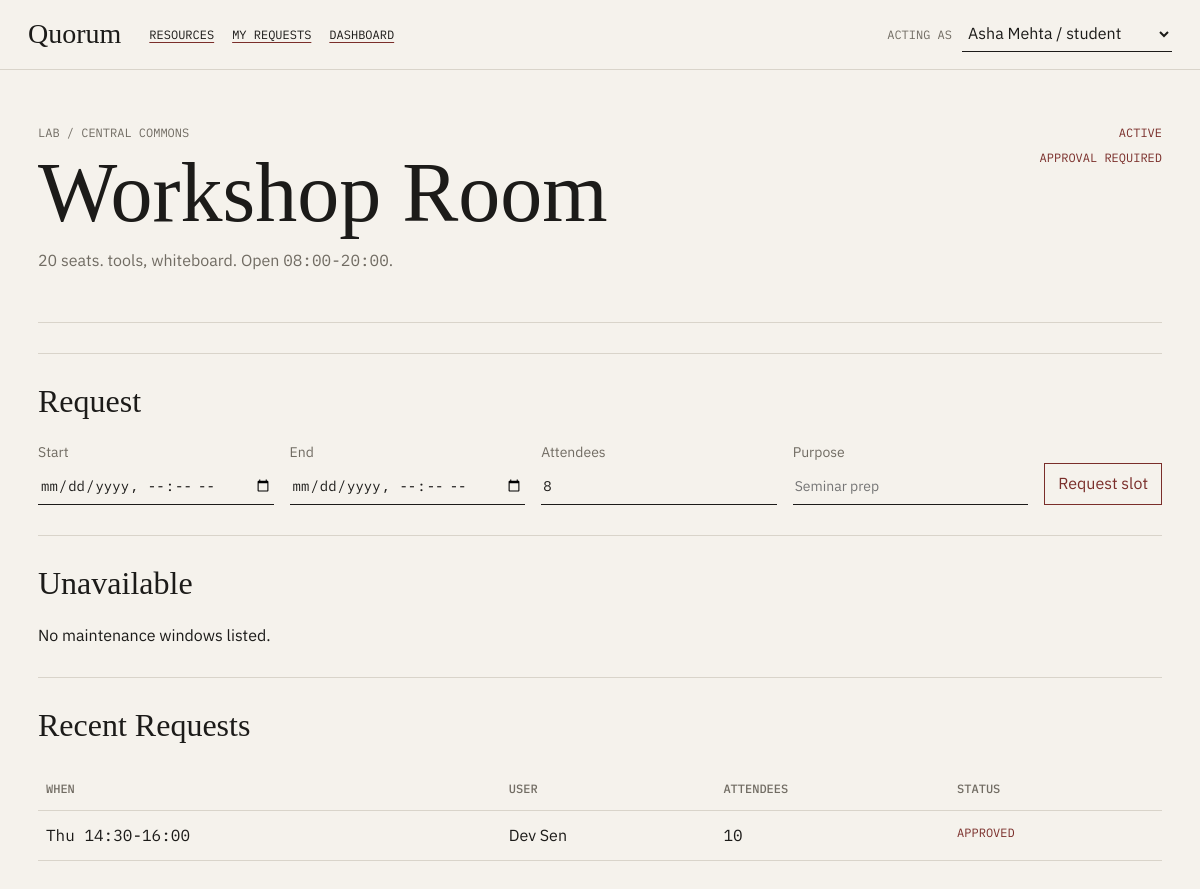
The app's page /resources/24 with its own data.
### app/models.py (models this page shows)
class Resource(Base):
    __tablename__ = "resources"
    id: Mapped[int] = mapped_column(Integer, primary_key=True)
    name: Mapped[str] = mapped_column(String(120), nullable=False)
    type: Mapped[str] = mapped_column(String(40), nullable=False)
    zone_id: Mapped[int] = mapped_column(ForeignKey("zones.id"), nullable=False)
    capacity: Mapped[int] = mapped_column(Integer, nullable=False)
    equipment: Mapped[list[str]] = mapped_column(JSON, nullable=False, default=list)
    requires_approval: Mapped[bool] = mapped_column(Boolean, nullable=False, default=False)
    status: Mapped[str] = mapped_column(String(30), nullable=False, default="active")
    open_time: Mapped[time] = mapped_column(Time, nullable=False)
    close_time: Mapped[time] = mapped_column(Time, nullable=False)
    zone: Mapped[Zone] = relationship(back_populates="resources")
    unavailability: Mapped[list["Unavailability"]] = relationship(
        back_populates="resource", cascade="all, delete-orphan"
    )
    requests: Mapped[list["Request"]] = relationship(back_populates="resource")

class Zone(Base):
    __tablename__ = "zones"
    id: Mapped[int] = mapped_column(Integer, primary_key=True)
    name: Mapped[str] = mapped_column(String(120), nullable=False)
    building: Mapped[str] = mapped_column(String(120), nullable=False)
    floor: Mapped[str] = mapped_column(String(40), nullable=False)
    resources: Mapped[list["Resource"]] = relationship(back_populates="zone")

class Request(Base):
    __tablename__ = "requests"
    id: Mapped[int] = mapped_column(Integer, primary_key=True)
    user_id: Mapped[int] = mapped_column(ForeignKey("users.id"), nullable=False)
    resource_id: Mapped[int] = mapped_column(ForeignKey("resources.id"), nullable=False)
    start: Mapped[datetime] = mapped_column(DateTime, nullable=False)
    end: Mapped[datetime] = mapped_column(DateTime, nullable=False)
    attendees: Mapped[int] = mapped_column(Integer, nullable=False)
    purpose: Mapped[str] = mapped_column(Text, nullable=False)
    status: Mapped[str] = mapped_column(String(30), nullable=False)
    decided_by: Mapped[int | None] = mapped_column(ForeignKey("users.id"), nullable=True)
    decided_at: Mapped[datetime | None] = mapped_column(DateTime, nullable=True)
    rejection_note: Mapped[str | None] = mapped_column(Text, nullable=True)
    created_at: Mapped[datetime] = mapped_column(DateTime, default=datetime.utcnow, nullable=False)
    user: Mapped[User] = relationship(foreign_keys=[user_id])
    decider: Mapped[User | None] = relationship(foreign_keys=[decided_by])
    resource: Mapped[Resource] = relationship(back_populates="requests")
    slots: Mapped[list["BookingSlot"]] = relationship(
        back_populates="request", cascade="all, delete-orphan"
    )

class User(Base):
    __tablename__ = "users"
    id: Mapped[int] = mapped_column(Integer, primary_key=True)
    name: Mapped[str] = mapped_column(String(120), nullable=False)
    role: Mapped[str] = mapped_column(String(30), nullable=False, default="student")

### app/main.py (the view)
@app.get("/resources/{resource_id}")
def resource_detail(resource_id: int, web_request: WebRequest, db: Session = Depends(get_db)):
    resource = db.scalars(
        select(Resource)
        .where(Resource.id == resource_id)
        .options(joinedload(Resource.zone), joinedload(Resource.unavailability))
    ).unique().first()
    if not resource:
        raise HTTPException(status_code=404)
    recent = db.scalars(
        select(Request)
        .where(Request.resource_id == resource_id)
        .options(joinedload(Request.user))
        .order_by(Request.start.desc())
        .limit(12)
    ).all()
    return render(
        web_request,
        "resource_detail.html",
        {"resource": resource, "recent": recent, "today": datetime.now().date()},
        db,
    )

### app/templates/resource_detail.html (shortened to what this page needs)
{% extends "base.html" %}
{% block content %}
<section class="page-head split">
  <div>
    <p class="kicker">{{ resource.type.replace("_", " ") }} / {{ resource.zone.name }}</p>
    <h1>{{ resource.name }}</h1>
    <p>{{ resource.capacity }} seats. {{ ", ".join(resource.equipment) }}. Open <span class="mono">{{ resource.open_time.strftime("%H:%M") }}-{{ resource.close_time.strftime("%H:%M") }}</span>.</p>
  </div>
  <div class="status-block">
    <span class="status">{{ resource.status }}</span>
    {% if resource.requires_approval %}<span class="status">approval required</span>{% else %}<span class="status">instant approval</span>{% endif %}
  </div>
</section>
<section class="rule-section">
  <h2>Request</h2>
  <form class="grid-form" action="/requests" method="post">
    <label>Start
      <input name="start" type="datetime-local" step="1800" required>
    </label>
    <label>End
      <input name="end" type="datetime-local" step="1800" required>
    </label>
    <label>Attendees
      <input name="attendees" type="number" min="1" max="{{ resource.capacity }}" value="8" required>
    </label>
    <label>Purpose
      <input name="purpose" type="text" placeholder="Seminar prep">
    </label>
    <button type="submit">Request slot</button>
  </form>
</section>
<section class="rule-section">
  <h2>Unavailable</h2>
  {% if resource.unavailability %}
  <ul class="plain-list">
    {% for item in resource.unavailability %}
    <li><span class="mono">{{ item.start.strftime("%a %H:%M") }}-{{ item.end.strftime("%H:%M") }}</span> {{ item.reason }}</li>
    {% endfor %}
  </ul>
  {% else %}
  <p>No maintenance windows listed.</p>
  {% endif %}
</section>
<section class="rule-section">
  <h2>Recent Requests</h2>
  <table>
    <thead>
      <tr><th>When</th><th>User</th><th>Attendees</th><th>Status</th></tr>
    </thead>
    <tbody>
      {% for item in recent %}
      <tr>
        <td class="mono">{{ item.start.strftime("%a %H:%M") }}-{{ item.end.strftime("%H:%M") }}</td>
        <td>{{ item.user.name }}</td>
        <td class="mono">{{ item.attendees }}</td>
        <td class="status">{{ item.status }}</td>
      </tr>
      {% endfor %}
    </tbody>
  </table>
</section>
{% endblock %}

### app/static/styles.css (style rules this page uses)
:root { --paper: #f5f2ec; --ink: #1c1b19; --rule: #d9d4ca; --accent: #7a2e2a; --olive: #5e6b45; --muted: #716c63; }
* { box-sizing: border-box; }
body { margin: 0; background: var(--paper); color: var(--ink); font-family: "IBM Plex Sans", Arial, sans-serif; line-height: 1.45; }
nav a, .switcher label, .status, .kicker, th { font-family: "IBM Plex Mono", Consolas, monospace; font-size: 12px; text-transform: uppercase; letter-spacing: 0; }
h1, h2 { font-family: "Instrument Serif", Georgia, serif; font-weight: 400; margin: 0; }
h1 { font-size: clamp(48px, 7vw, 92px); line-height: 0.95; }
h2 { font-size: 32px; margin-bottom: 18px; }
.page-head { border-bottom: 1px solid var(--rule); padding-bottom: 34px; margin-bottom: 30px; }
.page-head p { max-width: 700px; color: var(--muted); }
.split { display: flex; justify-content: space-between; gap: 30px; }
.status-block { display: flex; flex-direction: column; gap: 8px; align-items: flex-end; padding-top: 12px; }
.rule-section { border-top: 1px solid var(--rule); padding-top: 24px; margin-top: 30px; }
table { width: 100%; border-collapse: collapse; }
th, td { border-bottom: 1px solid var(--rule); padding: 13px 8px; text-align: left; vertical-align: top; }
th { color: var(--muted); font-weight: 500; }
.mono, input[type="datetime-local"], input[type="time"], input[type="number"] { font-family: "IBM Plex Mono", Consolas, monospace; font-variant-numeric: tabular-nums; }
.status { color: var(--accent); }
.grid-form { display: grid; grid-template-columns: repeat(4, minmax(150px, 1fr)) auto; align-items: end; gap: 16px; }
label { display: grid; gap: 6px; color: var(--muted); font-size: 14px; }
input, select, button { background: transparent; border: 0; border-bottom: 1px solid var(--ink); border-radius: 0; color: var(--ink); font: inherit; min-height: 36px; padding: 6px 2px; }
button, .action { border: 1px solid var(--accent); color: var(--accent); cursor: pointer; display: inline-block; padding: 8px 13px; text-decoration: none; white-space: nowrap; }

### records on screen
Resource: type.replace "LAB", name "Workshop Room", capacity "20", equipment "tools, whiteboard", open_time "08:00", close_time "20:00", status "ACTIVE"
Zone: zone.name "CENTRAL COMMONS"
Request: start "Thu 14:30", end "16:00", user.name "Dev Sen", attendees "10", status "APPROVED"

### other values on screen
form field user_id "Asha Mehta / student"
